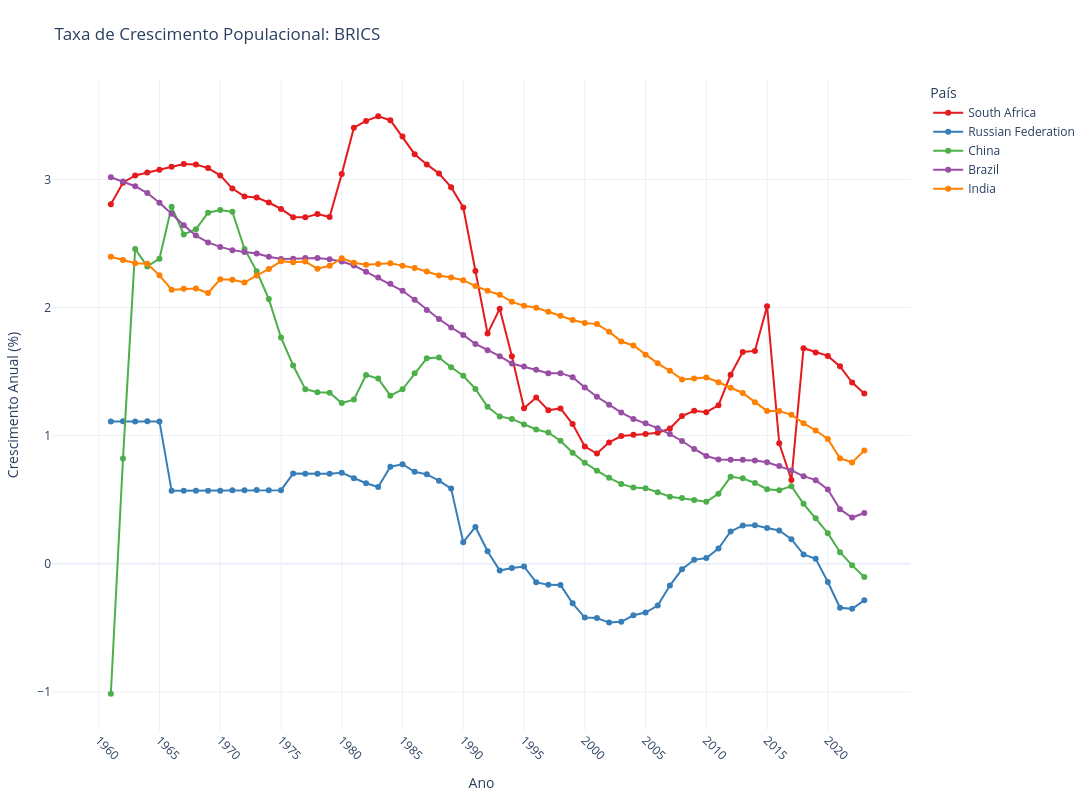
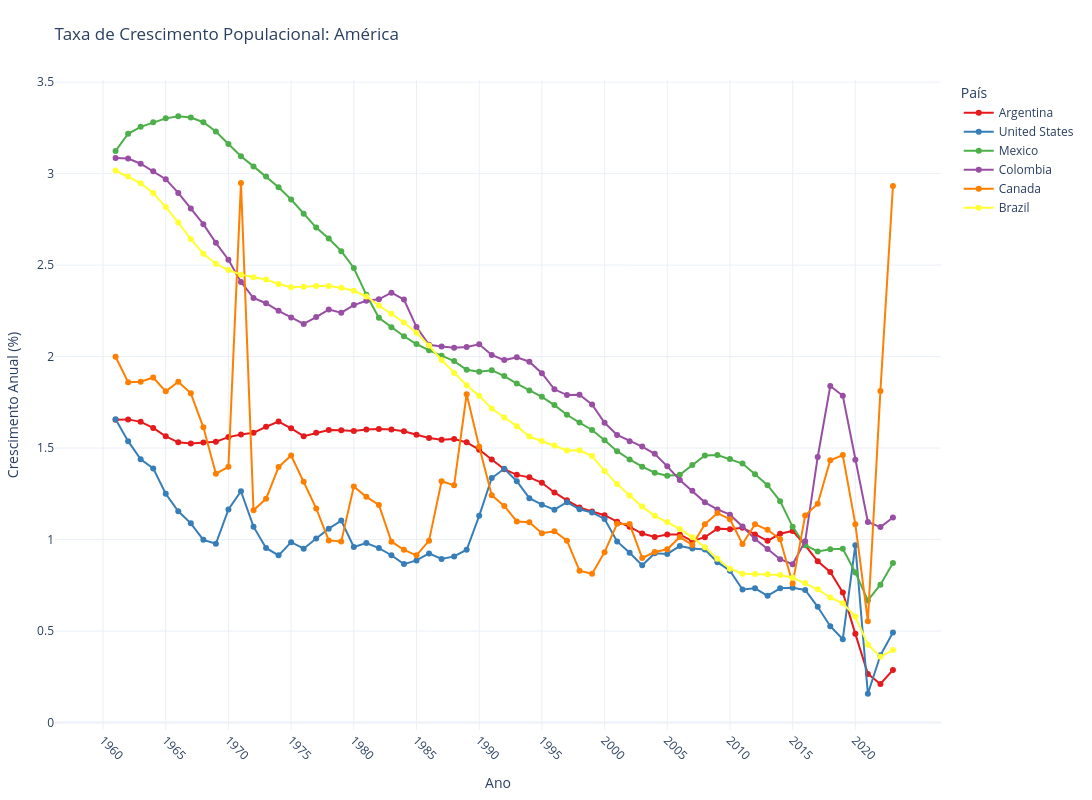

The notebook cell these images were saved under, in order:
### Code cell
import plotly.express as px

# Definição dos grupos de países
grupos_paises = {
    "BRICS": ["Brazil", "Russian Federation", "India", "China", "South Africa"],
    "América": ["Brazil", "Argentina", "Mexico", "Colombia", "United States", "Canada"],
    "Europa": ["Germany", "France", "Italy", "Spain", "United Kingdom"]
}

# Filtrar os dados para o indicador "Population growth (annual %)"
dados_crescimento = dados_comparacao[dados_comparacao["Indicator Name"] == "Population growth (annual %)"]
dados_crescimento = dados_crescimento.sort_values(by="Year")

# Gerar um gráfico para cada grupo de países
for grupo, paises in grupos_paises.items():
    # Filtrar os dados para o grupo atual
    dados_grupo = dados_crescimento[dados_crescimento["Country Name"].isin(paises)]
    
    # Definir os ticks do eixo X com espaçamento adequado
    anos_min = int(dados_grupo["Year"].min())
    anos_max = int(dados_grupo["Year"].max())
    tick_spacing = 5 if (anos_max - anos_min) > 10 else 1
    tick_vals = list(range(anos_min, anos_max + 1, tick_spacing))
    
    # Criar o gráfico de linhas com marcadores e cores distintas
    fig = px.line(
        dados_grupo,
        x="Year",
        y="Value",
        color="Country Name",
        markers=True,
        title=f"Taxa de Crescimento Populacional: {grupo}",
        color_discrete_sequence=px.colors.qualitative.Set1
    )
    
    # Atualizar os ticks do eixo X com rotação de 45°
    fig.update_xaxes(
        tickangle=45,
        tickmode="array",
        tickvals=tick_vals,
        title="Ano"
    )
    
    # Atualizar o rótulo do eixo Y
    fig.update_yaxes(title="Crescimento Anual (%)")
    
    # Atualizar o layout para um visual limpo e dimensionamento adequado
    fig.update_layout(
        template="plotly_white",
        xaxis_title="Ano",
        yaxis_title="Crescimento Anual (%)",
        legend_title_text="País",
        width=1400,
        height=800,
        margin=dict(l=50, r=150, t=80, b=50)
    )
    
    fig.show()
